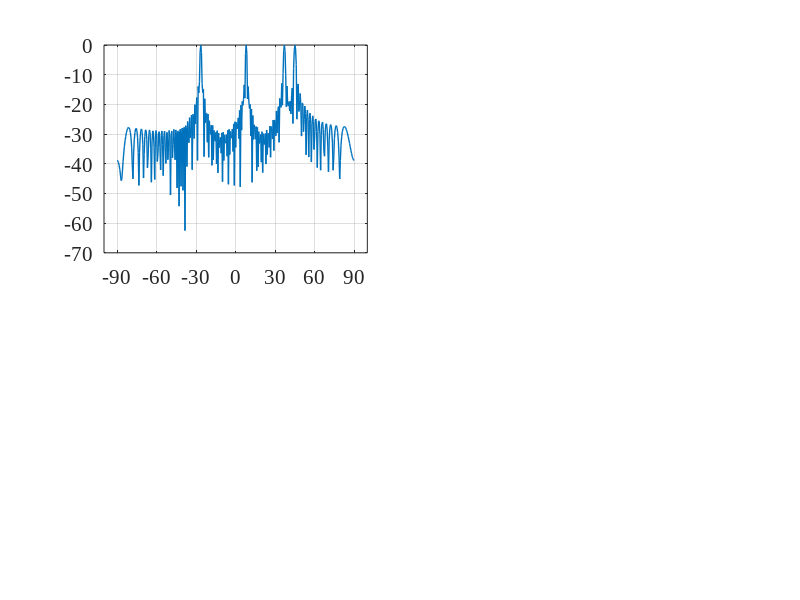

Write MATLAB code to recreate this figure. (Note: this script raises an error after producing the figure.)
close all   % close all windows
clear       % clear workspace
clc         % clear command window
f=300e6;    %carrier frequency (Hz)
n=100;       %number of array elements
l=0.04*3e8/f;    %wave length (m)
sa=361;     %sampling
d=l/2;
p=0:d:d*(n-1);
angle=[-90,90];
angle_m=[-26.5 8 37 45
        -56.5 0 45 51.5
         -45 -4.5 23 39
        -51.5 -16 0 26.5];
Rat=[sqrt(1) sqrt(1) sqrt(1) sqrt(1)
    sqrt(1) sqrt(1) sqrt(1) sqrt(1)
    sqrt(1) sqrt(1) sqrt(1) sqrt(1)
    sqrt(1) sqrt(1) sqrt(1) sqrt(1)]'; %ratio
s_m=size(angle_m,2);
theta_list = linspace(angle(1, 1), angle(1, 2), 361);
steering_matrixe=exp(-1j*p'*2*pi/l*sin(theta_list*pi/180));
for i=1:4
    m_steering(:,:,i)=exp(-1j*p'*2*pi/l*sin(angle_m(i,:)*pi/180));
    R=[m_steering(:,:,i)] * [m_steering(:,:,i)]';
    RRR=det(R);
    R_inv = pinv(R);
    C=[m_steering(:,:,i)];
    w(:,i)=R_inv*C/(C'*R_inv*C)*Rat(:,i);
end

for it = 1:sa
      a = steering_matrixe(:, it);
      bp1(1, it) = abs(w(:,1)' * a);
      bp2(1, it) = abs(w(:,2)' * a);
      bp3(1, it) = abs(w(:,3)' * a);
      bp4(1, it) = abs(w(:,4)' * a);
end
  % Normalize.
bp1 = 20 * log10(bp1 / max(bp1));
bp2 = 20 * log10(bp2 / max(bp2));
bp3 = 20 * log10(bp3 / max(bp3));
bp4 = 20 * log10(bp4 / max(bp4));

for i = 1:s_m
    gain_m1(1,i) = abs(w(:,1)' * (m_steering(:,i,1)*m_steering(:,i,1)')* w(:,1)) / abs(w(:,1)'*w(:,1));
end

for i = 1:s_m
     gain_m2(1,i) = abs(w(:,2)' * (m_steering(:,i,2)*m_steering(:,i,2)')* w(:,2)) / abs(w(:,2)'*w(:,2));
end

for i = 1:s_m
     gain_m3(1,i) = abs(w(:,3)' * (m_steering(:,i,3)*m_steering(:,i,3)')* w(:,3)) / abs(w(:,3)'*w(:,3));
end

for i = 1:s_m
     gain_m4(1,i) = abs(w(:,4)' * (m_steering(:,i,4)*m_steering(:,i,4)')* w(:,4)) / abs(w(:,4)'*w(:,4));
end
gain=[gain_m1;gain_m2;gain_m3;gain_m4];


%%%%%画图
figure('position',[150,100,1000,750])%确定图片的位置和大小，[x y width height]

subplot(2,2,1);
plot(theta_list,bp1,'LineWidth',1);
grid on;
hold on;
delta = (angle(1, 2) - angle(1, 1)) / 6;
set(gca, 'xlim',[angle(1,1)-10, angle(1, 2)+10],'FontSize',15,'FontName','Times New Roman');
set(gca, 'xtick',angle(1, 1):delta: angle(1, 2),'FontSize',15,'FontName','Times New Roman'); 
%%%坐标
    DB11=bp1(angle_m(1,1)/0.5+181);
    DB11=roundn(DB11,-2); 
    plot(angle_m(1,1),DB11,'r*')
    text(angle_m(1,1)-10,DB11+3,[num2str(DB11)],'FontSize',8,'FontName','Times New Roman')

    DB12=bp1(angle_m(1,2)/0.5+181);
    DB12=roundn(DB12,-2); 
    plot(angle_m(1,2),DB12,'r*')
    text(angle_m(1,2)-5,DB12+3,[num2str(DB12)],'FontSize',8,'FontName','Times New Roman')

    DB13=bp1(angle_m(1,3)/0.5+181);
    DB13=roundn(DB13,-2); 
    plot(angle_m(1,3),DB13,'r*')
    text(angle_m(1,3)-10,DB13+3,[num2str(DB13)],'FontSize',8,'FontName','Times New Roman')

    DB14=bp1(angle_m(1,4)/0.5+181);
    DB14=roundn(DB14,-2); 
    plot(angle_m(1,4),DB14,'r*')
    text(angle_m(1,4),DB14+3,[num2str(DB14)],'FontSize',8,'FontName','Times New Roman')

xlabel({'\fontname{Times New Roman}\fontsize{15}Azimuth Angle (deg)','\fontname{Times New Roman}\fontsize{17}(R1)'});
ylabel('\fontname{Times New Roman}\fontsize{15}Normalized Beam Pattern (dB)');
set(gca, 'YLim', [-70,5],'FontSize',15,'FontName','Times New Roman');


subplot(2,2,2);
plot(theta_list,bp2,'LineWidth',1);
grid on;
hold on;
delta = (angle(1, 2) - angle(1, 1)) / 6;
set(gca, 'xlim',[angle(1,1)-10, angle(1, 2)+10],'FontSize',15,'FontName','Times New Roman');
set(gca, 'xtick',angle(1, 1):delta: angle(1, 2),'FontSize',15,'FontName','Times New Roman');  

    DB21=bp2(angle_m(2,1)/0.5+181);
    DB21=roundn(DB21,-2); 
    plot(angle_m(2,1),DB21,'r*')
    text(angle_m(2,1)-10,DB21+3,[num2str(DB21)],'FontSize',8,'FontName','Times New Roman')

    DB22=bp2(angle_m(2,2)/0.5+181);
    DB22=roundn(DB22,-2); 
    plot(angle_m(2,2),DB22,'r*')
    text(angle_m(2,2)-5,DB22+3,[num2str(DB22)],'FontSize',8,'FontName','Times New Roman')

    DB23=bp2(angle_m(2,3)/0.5+181);
    DB23=roundn(DB23,-2); 
    plot(angle_m(2,3),DB23,'r*')
    text(angle_m(2,3)-10,DB23+3,[num2str(DB23)],'FontSize',8,'FontName','Times New Roman')

    DB24=bp2(angle_m(2,4)/0.5+181);
    DB24=roundn(DB24,-2); 
    plot(angle_m(2,4),DB24,'r*')
    text(angle_m(2,4),DB24+3,[num2str(DB24)],'FontSize',8,'FontName','Times New Roman')

xlabel({'\fontname{Times New Roman}\fontsize{15}Azimuth Angle (deg)','\fontname{Times New Roman}\fontsize{17}(R2)'});
ylabel('\fontname{Times New Roman}\fontsize{15}Normalized Beam Pattern (dB)');
set(gca, 'YLim', [-70,5],'FontSize',15,'FontName','Times New Roman');


subplot(2,2,3);
plot(theta_list,bp3,'LineWidth',1);
grid on;
hold on;
delta = (angle(1, 2) - angle(1, 1)) / 6;
set(gca, 'xlim',[angle(1,1)-10, angle(1, 2)+10],'FontSize',15,'FontName','Times New Roman');
set(gca, 'xtick',angle(1, 1):delta: angle(1, 2),'FontSize',15,'FontName','Times New Roman');    

    DB31=bp3(angle_m(3,1)/0.5+181);
    DB31=roundn(DB31,-2); 
    plot(angle_m(3,1),DB31,'r*')
    text(angle_m(3,1)-2,DB31+3,[num2str(DB31)],'FontSize',8,'FontName','Times New Roman')

    DB32=bp3(angle_m(3,2)/0.5+181);
    DB32=roundn(DB32,-2); 
    plot(angle_m(3,2),DB32,'r*')
    text(angle_m(3,2)-5,DB32+3,[num2str(DB32)],'FontSize',8,'FontName','Times New Roman')

    DB33=bp3(angle_m(3,3)/0.5+181);
    DB33=roundn(DB33,-2); 
    plot(angle_m(3,3),DB33,'r*')
    text(angle_m(3,3)-10,DB33+3,[num2str(DB33)],'FontSize',8,'FontName','Times New Roman')

    DB34=bp3(angle_m(3,4)/0.5+181);
    DB34=roundn(DB34,-2); 
    plot(angle_m(3,4),DB34,'r*')
    text(angle_m(3,4)-5,DB34+3,[num2str(DB34)],'FontSize',8,'FontName','Times New Roman')

xlabel({'\fontname{Times New Roman}\fontsize{15}Azimuth Angle (deg)','\fontname{Times New Roman}\fontsize{17}(R3)'});
ylabel('\fontname{Times New Roman}\fontsize{15}Normalized Beam Pattern (dB)');
set(gca, 'YLim', [-70,5],'FontSize',15,'FontName','Times New Roman');


subplot(2,2,4);
plot(theta_list,bp4,'LineWidth',1);
grid on;
hold on;
delta = (angle(1, 2) - angle(1, 1)) / 6;
set(gca, 'xlim',[angle(1,1)-10, angle(1, 2)+10],'FontSize',15,'FontName','Times New Roman');
set(gca, 'xtick',angle(1, 1):delta: angle(1, 2),'FontSize',15,'FontName','Times New Roman');   

    DB41=bp4(angle_m(4,1)/0.5+181);
    DB41=roundn(DB41,-2); 
    plot(angle_m(4,1),DB41,'r*')
    text(angle_m(4,1)-2,DB41+3,[num2str(DB41)],'FontSize',8,'FontName','Times New Roman')

    DB42=bp4(angle_m(4,2)/0.5+181);
    DB42=roundn(DB42,-2); 
    plot(angle_m(4,2),DB42,'r*')
    text(angle_m(4,2)-4,DB42+3,[num2str(DB42)],'FontSize',8,'FontName','Times New Roman')

    DB43=bp4(angle_m(4,3)/0.5+181);
    DB43=roundn(DB43,-2); 
    plot(angle_m(4,3),DB43,'r*')
    text(angle_m(4,3)-8,DB43+3,[num2str(DB43)],'FontSize',8,'FontName','Times New Roman')

    DB44=bp4(angle_m(4,4)/0.5+181);
    DB44=roundn(DB44,-2); 
    plot(angle_m(4,4),DB44,'r*')
    text(angle_m(4,4)-5,DB44+3,[num2str(DB44)],'FontSize',8,'FontName','Times New Roman')

xlabel({'\fontname{Times New Roman}\fontsize{15}Azimuth Angle (deg)','\fontname{Times New Roman}\fontsize{17}(R4)'});
ylabel('\fontname{Times New Roman}\fontsize{15}Normalized Beam Pattern (dB)');
set(gca, 'YLim', [-70,5],'FontSize',15,'FontName','Times New Roman');
